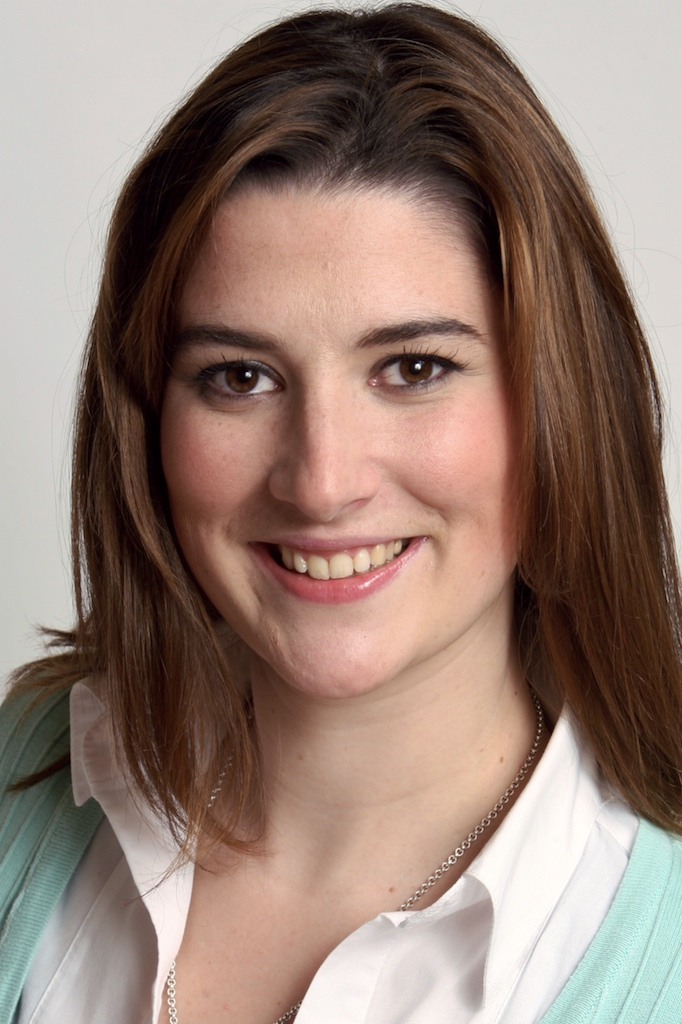
//> input picture backend/image11.jpg, 682 x 1024 px
$ ./test   (built with g++ and OpenCV 4)
//> lines starting //> are read from the running program, lines starting //| are printed output that depends on the picture
//> further down, img is the input picture: 1024 rows x 682 cols, CV_8UC3; mean B, G, R 116.5, 126.9, 148.5
#include <iostream>
#include <cv.h>
#include <highgui.h>
#include <math.h>
#include <dirent.h>
#include <string.h>
#include <list>
#include <map>
#include <fstream>

using namespace std;

struct coord{
    float x;
    float y;
};

/** Start sketching
  * 1) desaturate by luminousity
  * 2) Create New layer, Invert, GaussBlurr 5
  * 3) DODGE layers
  */
IplImage* desat_lum(IplImage* img)
{
    IplImage *desat_img = cvCreateImage(cvSize(256,256),8,1);
    IplImage *res_img = cvCreateImage(cvSize(256,256),8,3);
    cvResize(img, res_img, CV_INTER_LINEAR);
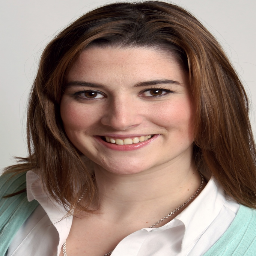
//> res_img: 256 rows x 256 cols, CV_8UC3; mean B, G, R 116.4, 126.9, 148.5

    //cvFillImage( desat_img,255);
    CvScalar s;
    CvScalar ls;

    for(int i=0; i<256; i++) {
        for(int j=0; j<256; j++) {

            s = cvGet2D( res_img, i, j);
            ls.val[0] = 0.07*s.val[0] + 0.72*s.val[1] + 0.21*s.val[2];
            cvSet2D( desat_img,i,j, ls );
        }
    }
//> this loop made 256 passes
//> s on passes 1 to 3: Scalar(207, 211, 212), Scalar(207, 210, 214), Scalar(208, 211, 215)
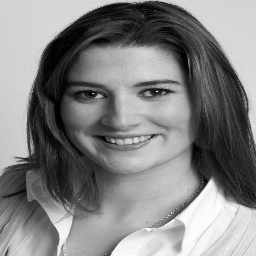
//> desat_img: 256 rows x 256 cols, CV_8UC1; min 0, max 254, mean 130.7
//> after the loop, s = Scalar(216, 223, 181)
    return desat_img;
}

IplImage* layer_invert_blur(IplImage* img)
{
    IplImage *dup_lay = cvCreateImage(cvSize(256,256),8,1);
    cvCopyImage(img, dup_lay);
    CvScalar s;

    for(int i=0; i<256; i++) {
        for(int j=0; j<256; j++) {
            s = cvGet2D( dup_lay, i, j);
            s.val[0] = 255-s.val[0];
            cvSet2D( dup_lay, i, j, s);
        }
    }
//> this loop made 256 passes
//> s on passes 1 to 3: Scalar(44), Scalar(44), Scalar(43)
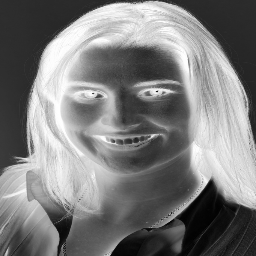
//> dup_lay: 256 rows x 256 cols, CV_8UC1; min 1, max 255, mean 124.3
//> after the loop, s = Scalar(41)
    cvSmooth( dup_lay, dup_lay, CV_GAUSSIAN,17,17);
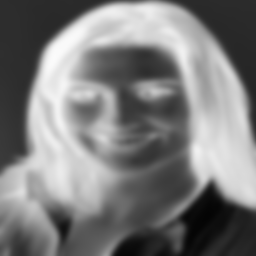
//> dup_lay: 256 rows x 256 cols, CV_8UC1; min 4, max 251, mean 124.2
    return dup_lay;

}

IplImage* layer_dodge(IplImage* topLayer, IplImage* bottomLayer)
{
    CvScalar st, sb, sr;
    IplImage* res_img = cvCreateImage(cvSize(256,256),8,1);
    for(int i=0; i<256; i++) {
        for(int j=0; j<256; j++) {
            st = cvGet2D( topLayer, i, j); sb = cvGet2D( bottomLayer, i, j);
            sr.val[0] = (sb.val[0]*256)/((255-st.val[0])+1);
            cvSet2D( res_img, i, j, sr);
        }
    }
//> this loop made 256 passes
//> (st, sb) on passes 1 to 3: (Scalar(44), Scalar(211)), (Scalar(44), Scalar(211)), (Scalar(44), Scalar(212))
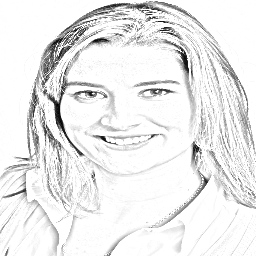
//> res_img: 256 rows x 256 cols, CV_8UC1; min 0, max 255, mean 235.1
//> after the loop, st = Scalar(37); sb = Scalar(214)
    return res_img;
}

IplImage* Wrapper_sketch(IplImage* img)
{
    IplImage *desat_img, *layer_inv_blur;
    desat_img = desat_lum(img);
    layer_inv_blur = layer_invert_blur( desat_img);

    IplImage *sketch = layer_dodge( layer_inv_blur, desat_img );
    cvReleaseImage( &desat_img );
    cvReleaseImage( &layer_inv_blur);
    return sketch;
}

int main() {
    cvNamedWindow("desat",1);
    IplImage *img =    cvLoadImage("image11.jpg");
    IplImage *sketch = Wrapper_sketch(img);
    cvShowImage("desat",sketch);
    cvWaitKey(0);
    return 0;
}

$ run again, with backend/image14.jpg copied over backend/image11.jpg
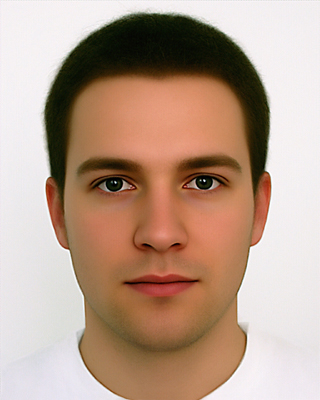
//> input picture backend/image14.jpg, 320 x 400 px
//> img is the input picture: 400 rows x 320 cols, CV_8UC3; mean B, G, R 140.9, 158, 184.4
//> the loop in desat_lum, `for(int i=0; i<256; i++)` made 256 passes
//> s on passes 1 to 3: Scalar(229, 234, 235), Scalar(236, 238, 239), Scalar(238, 238, 238)
//> after the loop in desat_lum, `for(int i=0; i<256; i++)`: s = Scalar(243, 237, 240)
//> the loop in layer_invert_blur, `for(int i=0; i<256; i++)` made 256 passes
//> s on passes 1 to 3: Scalar(21), Scalar(17), Scalar(17)
//> after the loop in layer_invert_blur, `for(int i=0; i<256; i++)`:
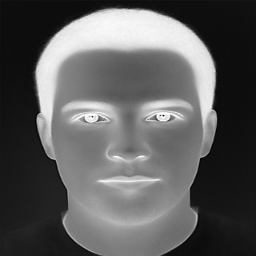
//> dup_lay: 256 rows x 256 cols, CV_8UC1; min 2, max 255, mean 92.7
//> after the loop in layer_invert_blur, `for(int i=0; i<256; i++)`: s = Scalar(17)
//> the loop in layer_dodge, `for(int i=0; i<256; i++)` made 256 passes
//> (st, sb) on passes 1 to 3: (Scalar(19), Scalar(234)), (Scalar(18), Scalar(238)), (Scalar(18), Scalar(238))
//> after the loop in layer_dodge, `for(int i=0; i<256; i++)`:
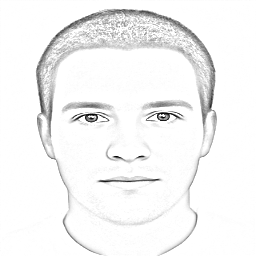
//> res_img: 256 rows x 256 cols, CV_8UC1; min 0, max 255, mean 244.4
//> after the loop in layer_dodge, `for(int i=0; i<256; i++)`: st = Scalar(18); sb = Scalar(238)

$ run again, with backend/image26.jpg copied over backend/image11.jpg
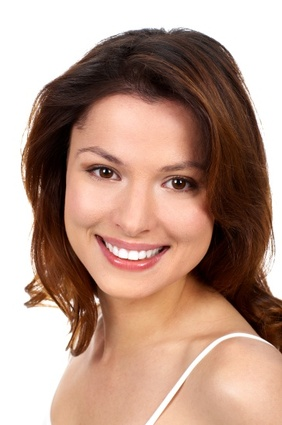
//> input picture backend/image26.jpg, 282 x 425 px
//> img is the input picture: 425 rows x 282 cols, CV_8UC3; mean B, G, R 136.9, 151.7, 183.4
//> after the loop in desat_lum, `for(int i=0; i<256; i++)`: s = Scalar(150, 179, 229)
//> after the loop in layer_invert_blur, `for(int i=0; i<256; i++)`:
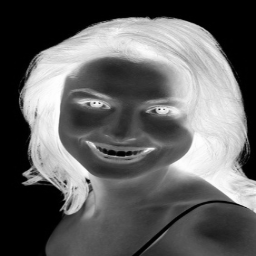
//> dup_lay: 256 rows x 256 cols, CV_8UC1; min 0, max 255, mean 97.8
//> after the loop in layer_invert_blur, `for(int i=0; i<256; i++)`: s = Scalar(68)
//> after the loop in layer_dodge, `for(int i=0; i<256; i++)`:
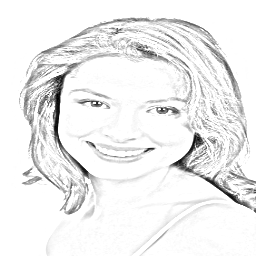
//> res_img: 256 rows x 256 cols, CV_8UC1; min 0, max 255, mean 238.7
//> after the loop in layer_dodge, `for(int i=0; i<256; i++)`: st = Scalar(67); sb = Scalar(187)

$ run again, with backend/166170_475732921375_575301375_6054715_1786298_n.jpg copied over backend/image11.jpg
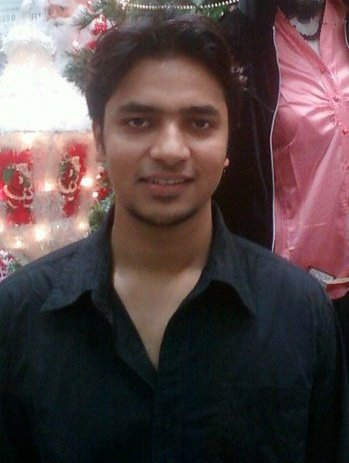
//> input picture backend/166170_475732921375_575301375_6054715_1786298_n.jpg, 349 x 463 px
//> img is the input picture: 463 rows x 349 cols, CV_8UC3; mean B, G, R 71, 70.2, 86.6
//> the loop in desat_lum, `for(int i=0; i<256; i++)` made 256 passes
//> s on passes 1 to 3: Scalar(26, 22, 40), Scalar(23, 19, 39), Scalar(20, 17, 40)
//> after the loop in desat_lum, `for(int i=0; i<256; i++)`: s = Scalar(19, 16, 11)
//> the loop in layer_invert_blur, `for(int i=0; i<256; i++)` made 256 passes
//> s on passes 1 to 3: Scalar(229), Scalar(232), Scalar(233)
//> after the loop in layer_invert_blur, `for(int i=0; i<256; i++)`:
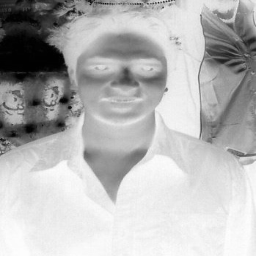
//> dup_lay: 256 rows x 256 cols, CV_8UC1; min 0, max 254, mean 181.4
//> after the loop in layer_invert_blur, `for(int i=0; i<256; i++)`: s = Scalar(240)
//> the loop in layer_dodge, `for(int i=0; i<256; i++)` made 256 passes
//> (st, sb) on passes 1 to 3: (Scalar(225), Scalar(26)), (Scalar(224), Scalar(23)), (Scalar(222), Scalar(22))
//> after the loop in layer_dodge, `for(int i=0; i<256; i++)`:
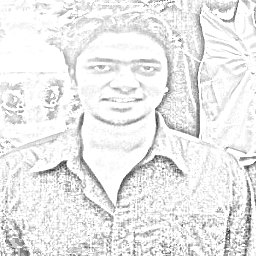
//> res_img: 256 rows x 256 cols, CV_8UC1; min 32, max 255, mean 234.3
//> after the loop in layer_dodge, `for(int i=0; i<256; i++)`: sb = Scalar(15)
